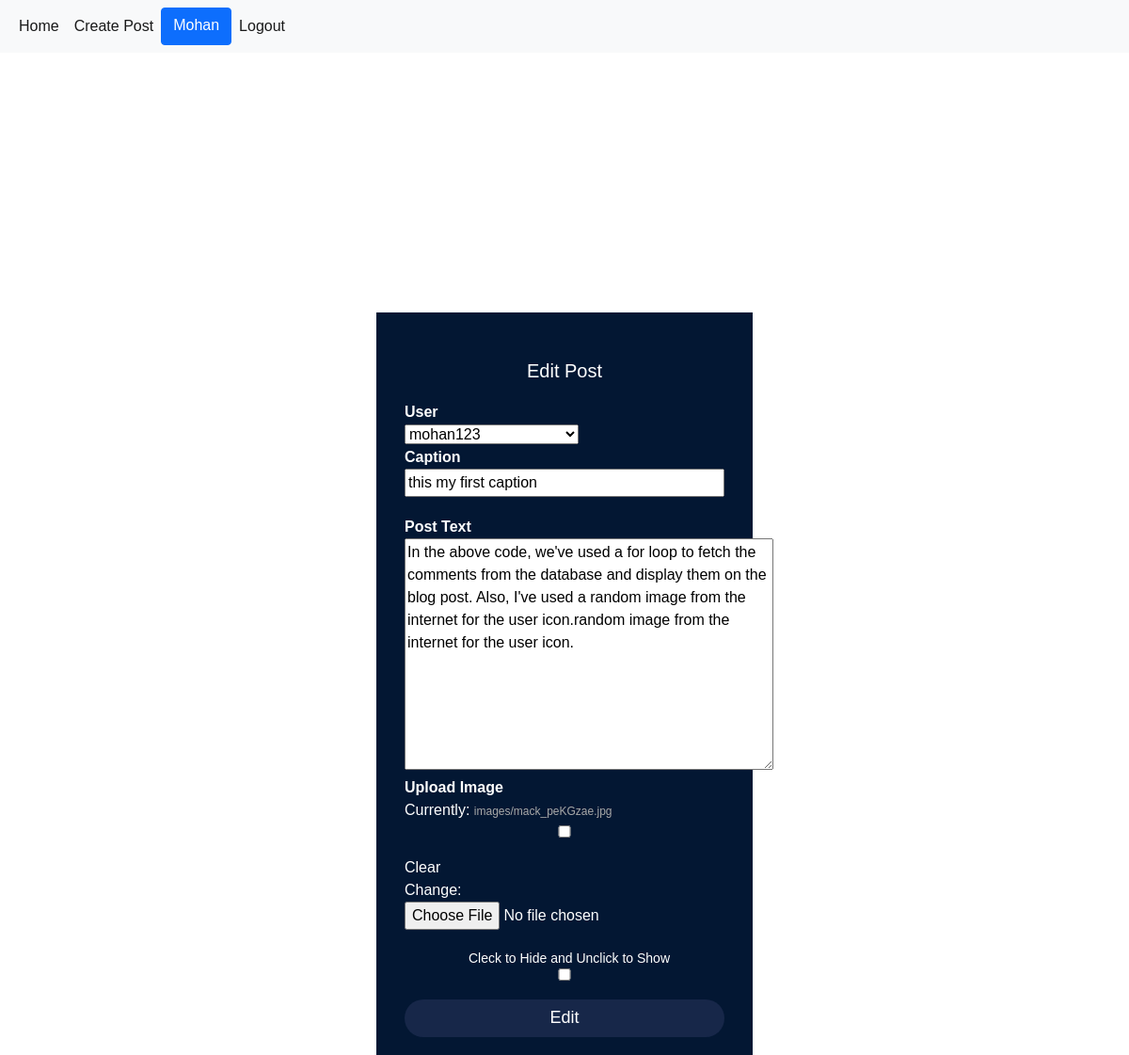
The page /edit/1/ (signed in) on the database its author committed.
### blogapp/models.py (models this page shows, shortened)
class CreatePost(models.Model):
    sno= models.AutoField(primary_key=True)
    caption = models.CharField(max_length=255, null = True)
    post_user = models.ForeignKey(User, on_delete=models.CASCADE)
    post_text = models.TextField(null= True, blank=True)
    image = models.ImageField(upload_to = "images", null= True, blank=True )
    create_date = models.DateTimeField(auto_now= True)
    edit_date = models.DateTimeField(auto_now= True)
    hide_show = models.BooleanField(default=False)

### blogapp/views.py (the view)
# urls.py: path('edit/<str:pk>/', views.editpost, name="edit"),
def editpost(request, pk):
    posts= CreatePost.objects.get(pk=pk)
    form =CreatePosts(instance=posts)
    if request.method == 'POST':
        form = CreatePosts(request.POST, request.FILES, instance=posts)
        if form.is_valid():
            form.save()
            messages.success(request, "Edit Successfully")
            return redirect('/details')
    context = {'form':form}
    return render(request, 'edit.html', context)

### blogapp/forms.py
class CreatePosts(ModelForm):
    class Meta:
        model = CreatePost
        fields =('sno','caption','post_user','post_text','hide_show', 'image')

### blogapp/templates/edit.html (shortened to what this page needs)
{% extends 'base.html' %}
{% block content %}
<body>
<div class="background">
<div class="loginbox">
{%if user.is_authenticated%}
<h1>Edit Post </h1>
<form action=" " method= 'POST' enctype="multipart/form-data">
<p>User</p>
{{form.post_user}}
<p>Caption</p>
{{form.caption}}
<p>Post Text</p>
{{form.post_text}}
<p>Upload Image</p>
{{form.image}}
<div class="row">
<small> Cleck to Hide and Unclick to Show</small>
{{ form.hide_show}}
</div>
<input type="submit" name=" " value="Edit">
</form>
{%else%}
not allowed
{%endif%}
</div>
</div>
</body>
{%endblock %}

### blogapp/templates/base.html (shortened to what this page needs)
<!doctype html>
<html lang="en">
  <head>
    <link href="https://cdn.jsdelivr.net/npm/bootstrap@5.0.2/dist/css/bootstrap.min.css" rel="stylesheet">
  </head>
  <body>
   <nav class="navbar navbar-expand-lg navbar-light bg-light">
  <div class="container-fluid">
    <div class="collapse navbar-collapse" id="navbarTogglerDemo03">
    {%if user.is_authenticated%}
 <ul class="navbar-nav me-auto mb-2 mb-lg-0">
       <li class="nav-item">
        <a class="nav-link active" href="/home">Home</a>
        </li>
   <li class="nav-item">
    <a class="nav-link active" href="/post">Create Post</a>
    </li>
    <span type="button" class="btn btn-primary">{{request.user.first_name.title}}</span>
     <li class="nav-item">
        <a class="nav-link active" aria-current="page" href="/logout">Logout</a>
    </li>
 </ul>
    {%else%}
<ul class="navbar-nav me-auto mb-2 mb-lg-0">
      <li class="nav-item">
        <a class="nav-link active" aria-current="page" href="/login">Login</a>
      </li>
 </ul>
    {%endif%}
    </div>
   </div>
</nav>
  </body>
</html>
{%block content%}
{%endblock%}

### blogapp/templates/edit.html (style rules this page uses)
body { margin: 0; padding: 0; background: url(/Image/loginform/wall.jpg); background-size: cover; background-position: center; font-family: sans-serif; }
.loginbox { width: 400px; height: 800px; background: #031733; color: #fff; top: 50%; left: 50%; position: absolute; transform: translate(-50%,-50%); box-sizing: border-box; padding: 50px 30px; margin-top: 171px; }
h1 { margin: 0; padding: 0 0 20px; text-align: center; font-size: 20px; }
.loginbox p { margin: 0; padding: 0; font-weight: bold; }
.loginbox input { width: 100%; margin-bottom: 20px; }
.loginbox input[type="submit"] { border: none; outline: none; height: 40px; background: #172749; color: #fff; font-size: 18px; border-radius: 20px; }
.loginbox a { text-decoration: none; font-size: 12px; line-height: 20px; color: darkgrey; }
.row small { margin:0%; padding-left: 20%; }
.row { margin:0%; padding-left: 0%; padding-top:0 %; padding-buttom:0%; }

### rows shown on the page
CreatePost: post_user "mohan123", caption "this my first caption", post_text "In the above code, we've used a for loop to fetch the comments from the database and display them on the blog post. Also, I've used a random image from the internet for the user icon.random image from the internet for the user icon."

### other values the page prints
{{ request.user.first_name.title }} "Mohan"
